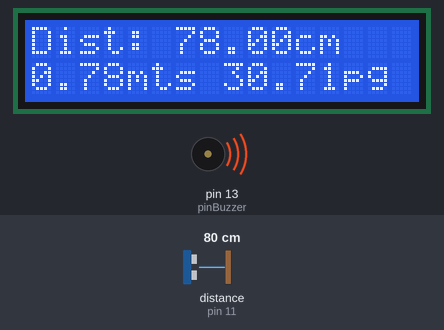
A sketch run on a simulated Arduino Uno, built with avr-gcc and run on an emulated ATmega328P. On the bench: 16×2 character LCD, buzzer (waves = sounding). Wiring (inferred from the names in the program): ultrasonic range finder: trigger pin 12; echo pin 11. The test bench sets the inputs (shaded band); at power-on: distance to the obstacle (sensor on pin 11) 80 cm. The echo pulse lasts 58.3 µs per cm.

Above: at 1.2 s.
1.3 s: distance to the obstacle (sensor on pin 11) set to 2 cm
At 2.5 s:
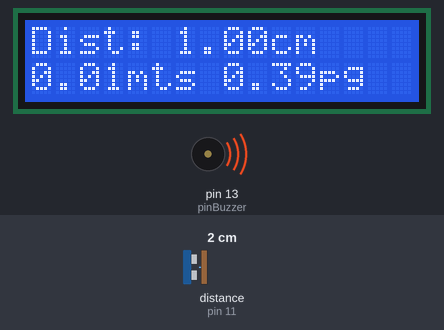
3.4 s: distance to the obstacle (sensor on pin 11) set to 4 cm
At 4.7 s:
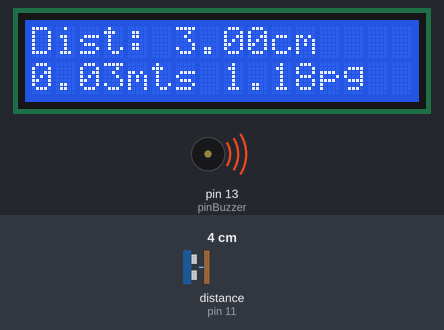
5.2 s: distance to the obstacle (sensor on pin 11) set to 9 cm
At 6.9 s:
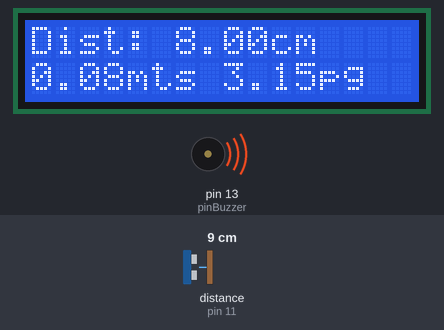
Timing chart, 0 to 8.4 s (numbered marks = the images above; inputs shaded):
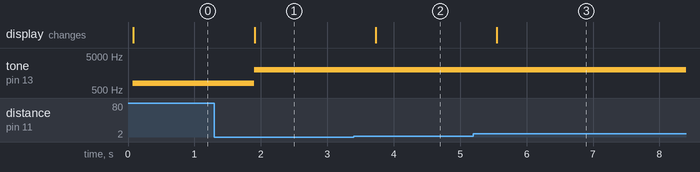

Measured:
- after the input at 1.3 s, tone on pin 13 (pinBuzzer): 800 Hz → 2000 Hz after 0.60 s; the display: changes after 0.61 s (image 1)
- after the input at 3.4 s, the display: changes after 0.33 s (image 2)
- after the input at 5.2 s, the display: changes after 0.35 s (image 3)

The sketch:

Practica21.ino
```cpp
#define pinBuzzer 13
const int Trigger = 12;
const int Echo = 11;
#include  <LiquidCrystal.h>

LiquidCrystal lcd(7,6, 5, 4, 3, 2);

void setup() {

  lcd.begin(16, 2);

  lcd.home();

  Serial.begin(9600);

  pinMode(pinBuzzer,OUTPUT);

  pinMode(Trigger, OUTPUT);
  pinMode(Echo, INPUT);
}

  long tiempoEco; //timepo que demora en llegar el eco
  double disCm,disMtr;
  double disPulg; //distancia en centimetros

void sonido(int freq){
    tone(pinBuzzer, freq, 1000);
}

void loop() {

  digitalWrite(Trigger, HIGH);
  delayMicroseconds(10);          //Enviamos un pulso de 10us
  digitalWrite(Trigger, LOW);

  tiempoEco = pulseIn(Echo, HIGH); //obtenemos el ancho del pulso
  disCm = tiempoEco/59;             //escalamos el tiempo a una distancia en cm
  disMtr = disCm / 100;
  disPulg = disCm / 2.54;


  if(disCm>=200)
  {
      sonido(100);
  }else if(disCm>=30)
  {
    sonido(800);
  }else{
    sonido(2000);
  }

  lcd.clear();
  lcd.setCursor(0,0);
  lcd.print("Dist: "+String(disCm)+"cm");
  lcd.setCursor(0,1);
  lcd.print(String(disMtr)+"mts "+String(disPulg)+"pg");      //Enviamos serialmente el valor de la distancia
  delay(600);

}
```
